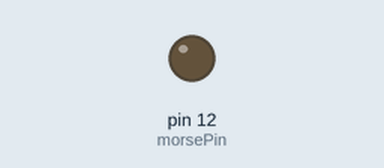
Recording of a sketch running on a simulated Arduino Uno, built with avr-gcc and run on an emulated ATmega328P. Parts: output pins drawn as LEDs (lit = HIGH).

Above: at 1.8 s.
At 27.8 s:
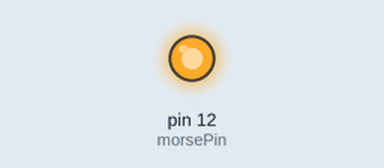
Timing chart, 0 to 29.3 s (numbered marks = the images above):
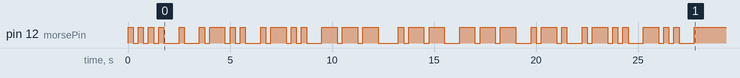

The sketch:

MorseGenerator.ino
```cpp
#include "MorseGenerator.h"
#define morseString  "Hello World."
#define morsePin 12

MorseGenerator morse(morsePin);

void setup()
{
  morse.stringGen(morseString);
}

void loop()
{
  // morse.stringGen(morseString);
}
```

MorseGenerator.cpp
```cpp
/*
  MorseGenerator.cpp For using the class
*/

#include "Arduino.h"
#include "MorseGenerator.h"

MorseGenerator::MorseGenerator(int morsePin)
{
  _morsePin = morsePin;
  pinMode(_morsePin, OUTPUT);
}

void MorseGenerator::dot()
{
  digitalWrite(_morsePin, HIGH);
  delay(250);
  digitalWrite(_morsePin, LOW);
  delay(250);
}

void MorseGenerator::dash()
{
  digitalWrite(_morsePin, HIGH);
  delay(750);
  digitalWrite(_morsePin, LOW);
  delay(250);
}

void MorseGenerator::lspace()
{
  delay(500);
}

void MorseGenerator::wspace()
{
  delay(250);
}

void MorseGenerator::stringGen(String str)
{
  // Loop over each character of the string
  for (int i = 0; i < str.length(); i++) {
    char ch = str.charAt(i); // Store the value of the current character
    if (ch == '.'){
      digitalWrite(_morsePin, HIGH);
      return; // If current character is a period, end morse code translation
    }
    charGen(ch); // Output morse for the current character
    if (ch != ' ') {
      lspace(); // If the current character is not a space, do a letter space delay
    }
  }
}

void MorseGenerator::charGen(char ch)
{
  switch(ch) {
    case 'A' :
    case 'a' :
      dot();
      dash();
      break;
    case 'B' :
    case 'b' :
      dash();
      dot();
      dot();
      dot();
      break;
    case 'C' :
    case 'c' :
      dash();
      dot();
      dash();
      dot();
      break;
    case 'D' :
    case 'd' :
      dash();
      dot();
      dot();
      break;
    case 'E' :
    case 'e' :
      dot();
      break;
    case 'F' :
    case 'f' :
      dot();
      dot();
      dash();
      dot();
      break;
    case 'G' :
    case 'g' :
      dash();
      dash();
      dot();
      break;
    case 'H' :
    case 'h' :
      dot();
      dot();
      dot();
      dot();
      break;
    case 'I' :
    case 'i' :
      dot();
      dot();
      break;
    case 'J' :
    case 'j' :
      dot();
      dash();
      dash();
      dash();
      break;
    case 'K' :
    case 'k' :
      dash();
      dot();
      dash();
      break;
    case 'L' :
    case 'l' :
      dot();
      dash();
      dot();
      dot();
      break;
    case 'M' :
    case 'm' :
      dash();
      dash();
      break;
    case 'N' :
    case 'n' :
      dash();
      dot();
      break;
    case 'O' :
    case 'o' :
      dash();
      dash();
      dash();
      break;
    case 'P' :
    case 'p' :
      dot();
      dash();
      dash();
      dot();
      break;
    case 'Q' :
    case 'q' :
      dash();
      dash();
      dot();
      dash();
      break;
    case 'R' :
    case 'r' :
      dot();
      dash();
      dot();
      break;
    case 'S' :
    case 's' :
      dot();
      dot();
      dot();
      break;
    case 'T' :
    case 't' :
      dash();
      break;
    case 'U' :
    case 'u' :
      dot();
      dot();
      dash();
      break;
    case 'V' :
    case 'v' :
      dot();
      dot();
      dot();
      dash();
      break;
    case 'W' :
    case 'w' :
      dot();
      dash();
      dash();
      break;
    case 'X' :
    case 'x' :
      dash();
      dot();
      dot();
      dash();
      break;
    case 'Y' :
    case 'y' :
      dash();
      dot();
      dash();
      dash();
      break;
    case 'Z' :
    case 'z' :
      dash();
      dash();
      dot();
      dot();
      break;
    case '1' :
      dot();
      dash();
      dash();
      dash();
      dash();
      break;
    case '2' :
      dot();
      dot();
      dash();
      dash();
      dash();
      break;
    case '3' :
      dot();
      dot();
      dot();
      dash();
      dash();
      break;
    case '4' :
      dot();
      dot();
      dot();
      dot();
      dash();
      break;
    case '5' :
      dot();
      dot();
      dot();
      dot();
      dot();
      break;
    case '6' :
      dash();
      dot();
      dot();
      dot();
      dot();
      break;
    case '7' :
      dash();
      dash();
      dot();
      dot();
      dot();
      break;
    case '8' :
      dash();
      dash();
      dash();
      dot();
      dot();
      break;
    case '9' :
      dash();
      dash();
      dash();
      dash();
      dot();
      break;
    case '0' :
      dash();
      dash();
      dash();
      dash();
      dash();
      break;
    case ' ' :
      wspace();
      break;
  }
}
```

MorseGenerator.h
```cpp
/*
* MorseGenerator.h for creating Morse Codes
*/

#ifndef Morse_h
#define Morse_h
#include "Arduino.h"

class MorseGenerator
{
  public:
    MorseGenerator(int pin);
    void dot();
    void dash();
    void lspace();
    void wspace();
    void charGen(char);
    void stringGen(String morse);
  private:
    int _morsePin;
};


#endif
```
